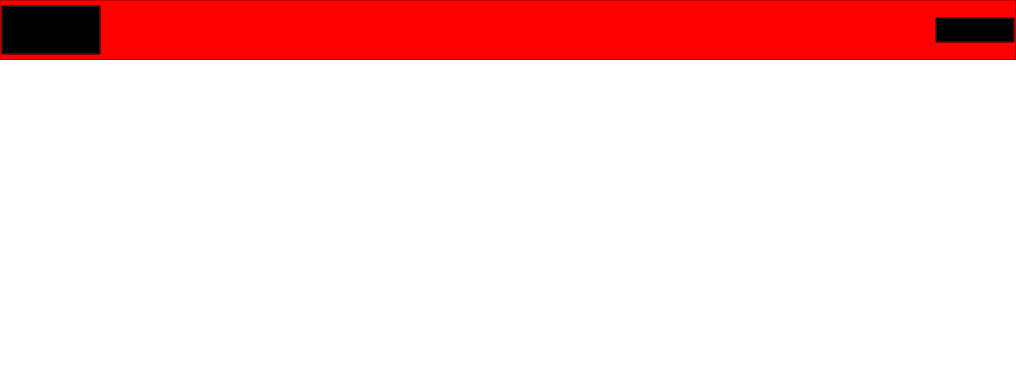
<?xml version="1.0" encoding="UTF-8"?>
<ui version="4.0">
 <class>VideoSortType</class>
 <widget class="QWidget" name="VideoSortType">
  <property name="geometry">
   <rect>
    <x>0</x>
    <y>0</y>
    <width>1016</width>
    <height>392</height>
   </rect>
  </property>
  <property name="windowTitle">
   <string>Form</string>
  </property>
  <layout class="QVBoxLayout" name="verticalLayout_2">
   <property name="spacing">
    <number>0</number>
   </property>
   <property name="leftMargin">
    <number>0</number>
   </property>
   <property name="topMargin">
    <number>0</number>
   </property>
   <property name="rightMargin">
    <number>0</number>
   </property>
   <property name="bottomMargin">
    <number>0</number>
   </property>
   <item>
    <layout class="QVBoxLayout" name="verticalLayout">
     <property name="spacing">
      <number>0</number>
     </property>
     <item>
      <widget class="QFrame" name="frame">
       <property name="minimumSize">
        <size>
         <width>0</width>
         <height>60</height>
        </size>
       </property>
       <property name="styleSheet">
        <string notr="true">background-color: #ff0000;</string>
       </property>
       <property name="frameShape">
        <enum>QFrame::StyledPanel</enum>
       </property>
       <property name="frameShadow">
        <enum>QFrame::Raised</enum>
       </property>
       <layout class="QHBoxLayout" name="horizontalLayout_2">
        <property name="spacing">
         <number>0</number>
        </property>
        <property name="leftMargin">
         <number>0</number>
        </property>
        <property name="topMargin">
         <number>0</number>
        </property>
        <property name="rightMargin">
         <number>0</number>
        </property>
        <property name="bottomMargin">
         <number>0</number>
        </property>
        <item>
         <layout class="QHBoxLayout" name="horizontalLayout">
          <item>
           <widget class="QPushButton" name="pushButton_title">
            <property name="minimumSize">
             <size>
              <width>100</width>
              <height>50</height>
             </size>
            </property>
            <property name="maximumSize">
             <size>
              <width>16777215</width>
              <height>50</height>
             </size>
            </property>
            <property name="styleSheet">
             <string notr="true">QPushButton
{
background-color: transparent;
}

QPushButton:hover
{

}</string>
            </property>
            <property name="text">
             <string>VIP独播电影</string>
            </property>
           </widget>
          </item>
          <item>
           <spacer name="horizontalSpacer">
            <property name="orientation">
             <enum>Qt::Horizontal</enum>
            </property>
            <property name="sizeHint" stdset="0">
             <size>
              <width>40</width>
              <height>20</height>
             </size>
            </property>
           </spacer>
          </item>
          <item>
           <widget class="QPushButton" name="pushButton_flush">
            <property name="minimumSize">
             <size>
              <width>80</width>
              <height>26</height>
             </size>
            </property>
            <property name="maximumSize">
             <size>
              <width>80</width>
              <height>26</height>
             </size>
            </property>
            <property name="styleSheet">
             <string notr="true">QPushButton
{
background-color: transparent;

}

QPushButton:hover
{

}</string>
            </property>
            <property name="text">
             <string>换一换</string>
            </property>
           </widget>
          </item>
         </layout>
        </item>
       </layout>
      </widget>
     </item>
     <item>
      <widget class="QListWidget" name="listWidget_items">
       <property name="styleSheet">
        <string notr="true">QListWidget
{
border: none;
}

QListWidget::item
{

}

QListWidget::item:selected
{

}

QListWidget::item:hover
{

}</string>
       </property>
      </widget>
     </item>
    </layout>
   </item>
  </layout>
 </widget>
 <resources/>
 <connections/>
</ui>
